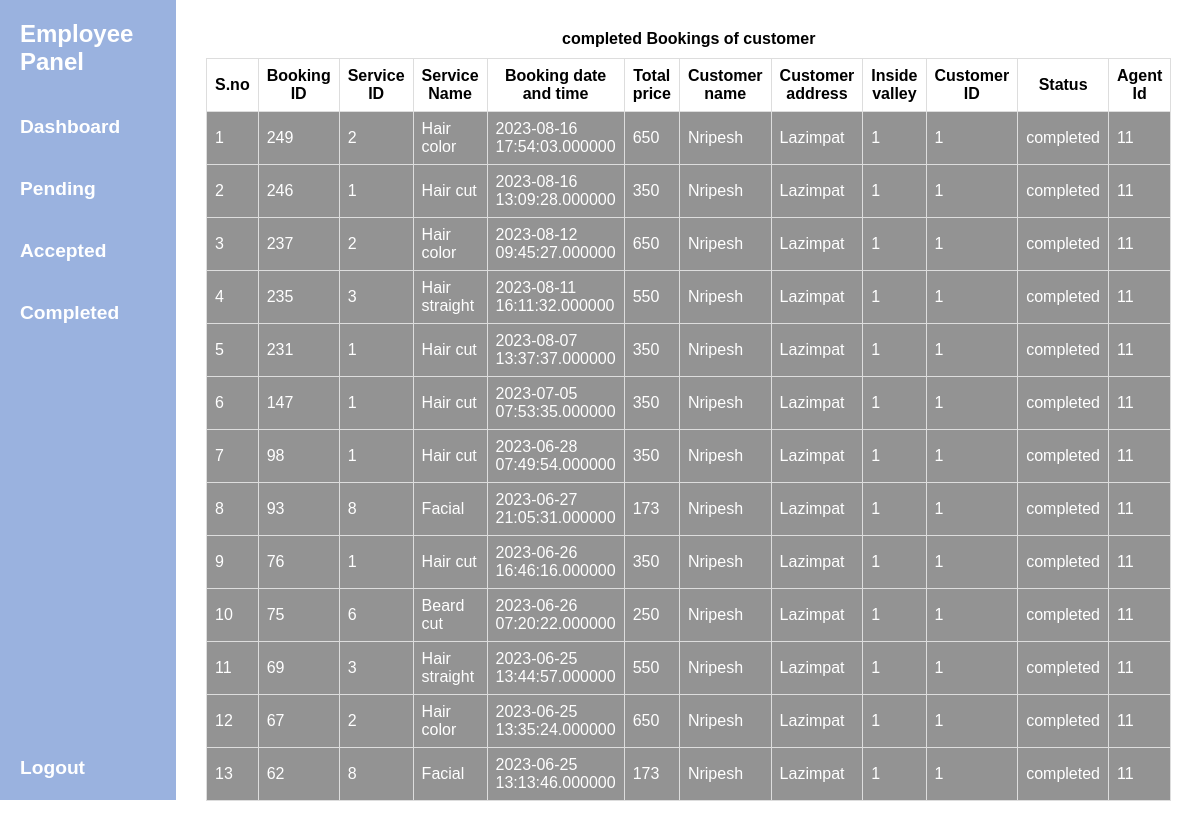
The page /employee/e_completed.php (signed in) on the database its author committed.
### tables this page shows
CREATE TABLE `booking_test` (
  `b_id` int(11) NOT NULL,
  `s_id` int(11) DEFAULT NULL,
  `s_name` varchar(20) DEFAULT NULL,
  `booking_date` datetime(6) DEFAULT NULL,
  `t_price` int(11) NOT NULL,
  `c_name` varchar(20) DEFAULT NULL,
  `c_adddress` varchar(50) DEFAULT NULL,
  `c_insidevalley` smallint(6) DEFAULT NULL,
  `id` int(11) DEFAULT NULL,
  `status` enum('Accepted','rejected','pending','completed') NOT NULL DEFAULT 'pending',
  `a_Id` int(11) DEFAULT 0
);

### employee/e_completed.php (the view, shortened to what this page needs)
<?php
include '../dbconfig.php';
$email = $_SESSION['email'];
$agentQuery = "SELECT * FROM agent_register where Email= '$email'";
$agentResult = mysqli_query($connect, $agentQuery);
$a_row = mysqli_fetch_assoc($agentResult);
$a_Id = $a_row['a_Id'];
?>
<!DOCTYPE html>
<html lang="en">
<head>
</head>
<body>
    <div class="wrapper">
        <div class="sidebar" style="position:sticky;">
            <?php include '../Component/e_sidebar.php'; ?>
        </div>
        <div class="content">
            <table>
                <caption>completed Bookings of customer
                </caption>
                <tr>
                    <th>S.no</th>
                    <th>Booking ID</th>
                    <th>Service ID</th>
                    <th>Service Name</th>
                    <th>Booking date and time</th>
                    <th>Total price</th>
                    <th>Customer name</th>
                    <th>Customer address</th>
                    <th>Inside valley</th>
                    <th>Customer ID</th>
                    <th>Status</th>
                    <th>Agent Id</th>
                </tr>
                <?php
                $bookingQuery2 = "SELECT * FROM booking_test where status='completed' AND a_Id=$a_Id ORDER BY booking_date DESC";
                $bookingResult2 = mysqli_query($connect, $bookingQuery2);
                $i = 1;
                while ($row2 = mysqli_fetch_assoc($bookingResult2)) {
                    ?>
                    <tr>
                        <td>
                            <?php echo $i; ?>
                        </td>
                        <td>
                            <?php echo $row2['b_id']; ?>
                        </td>
                        <td>
                            <?php echo $row2['s_id']; ?>
                        </td>
                        <td>
                            <?php echo $row2['s_name']; ?>
                        </td>
                        <td>
                            <?php echo $row2['booking_date']; ?>
                        </td>
                        <td>
                            <?php echo $row2['t_price']; ?>
                        </td>
                        <td>
                            <?php echo $row2['c_name']; ?>
                        </td>
                        <td>
                            <?php echo $row2['c_adddress']; ?>
                        </td>
                        <td>
                            <?php echo $row2['c_insidevalley']; ?>
                        </td>
                        <td>
                            <?php echo $row2['id']; ?>
                        </td>
                        <td>
                            <?php echo $row2['status']; ?>
                        </td>
                        <td>
                            <?php echo $row2['a_Id']; ?>
                        </td>
                    </tr>
                    <?php
                    $i++;
                } ?>
            </table>
        </div>
    </div>
</body>
</html>

### Css/e_sidebar.css (style rules this page uses)
* { font-family: "Trebuchet MS", "Lucida Sans Unicode", "Lucida Grande", "Lucida Sans", Arial, sans-serif; }
* { margin: 0%; padding: 0%; }
body { background: url('../images/bgimage3.jpg'); background-size:cover; }
.sidebar { grid-area: sidebar; background-color: #9ab2df; height: 100vh; width: 11rem; position: sticky; }

### employee/e_completed.php (style rules this page uses)
.wrapper { display: flex; }
.sidebar { width: 0%; background-color: #f1f1f1; padding: 0px; position: sticky; top:0; }
.content { width: 80%; padding: 30px; }
table { width: 100%; border-collapse: collapse; }
table th, table td { border: 1px solid #ddd; padding: 8px; background-color: white; }
table td { color: #fff; background-color: rgba(0, 0, 0, 0.423); }
table caption { font-weight: bold; margin-bottom: 10px; }
body { background: url('../images/bgimage3.jpg'); background-size: cover; }

### rows shown on the page
booking_test: b_id "249", s "2", s_name "Hair color", booking_date "2023-08-16 17:54:03.000000", t_price "650", c_name "Nripesh", c_adddress "Lazimpat", c_insidevalley "1", id "1", status "completed", a_Id "11"
booking_test: b_id "246", s "1", s_name "Hair cut", booking_date "2023-08-16 13:09:28.000000", t_price "350", c_name "Nripesh", c_adddress "Lazimpat", c_insidevalley "1", id "1", status "completed", a_Id "11"
booking_test: b_id "237", s "2", s_name "Hair color", booking_date "2023-08-12 09:45:27.000000", t_price "650", c_name "Nripesh", c_adddress "Lazimpat", c_insidevalley "1", id "1", status "completed", a_Id "11"
booking_test: b_id "235", s "3", s_name "Hair straight", booking_date "2023-08-11 16:11:32.000000", t_price "550", c_name "Nripesh", c_adddress "Lazimpat", c_insidevalley "1", id "1", status "completed", a_Id "11"
booking_test: b_id "231", s "1", s_name "Hair cut", booking_date "2023-08-07 13:37:37.000000", t_price "350", c_name "Nripesh", c_adddress "Lazimpat", c_insidevalley "1", id "1", status "completed", a_Id "11"
booking_test: b_id "147", s "1", s_name "Hair cut", booking_date "2023-07-05 07:53:35.000000", t_price "350", c_name "Nripesh", c_adddress "Lazimpat", c_insidevalley "1", id "1", status "completed", a_Id "11"
booking_test: b_id "98", s "1", s_name "Hair cut", booking_date "2023-06-28 07:49:54.000000", t_price "350", c_name "Nripesh", c_adddress "Lazimpat", c_insidevalley "1", id "1", status "completed", a_Id "11"
booking_test: b_id "93", s "8", s_name "Facial", booking_date "2023-06-27 21:05:31.000000", t_price "173", c_name "Nripesh", c_adddress "Lazimpat", c_insidevalley "1", id "1", status "completed", a_Id "11"
booking_test: b_id "76", s "1", s_name "Hair cut", booking_date "2023-06-26 16:46:16.000000", t_price "350", c_name "Nripesh", c_adddress "Lazimpat", c_insidevalley "1", id "1", status "completed", a_Id "11"
booking_test: b_id "75", s "6", s_name "Beard cut", booking_date "2023-06-26 07:20:22.000000", t_price "250", c_name "Nripesh", c_adddress "Lazimpat", c_insidevalley "1", id "1", status "completed", a_Id "11"
booking_test: b_id "69", s "3", s_name "Hair straight", booking_date "2023-06-25 13:44:57.000000", t_price "550", c_name "Nripesh", c_adddress "Lazimpat", c_insidevalley "1", id "1", status "completed", a_Id "11"
booking_test: b_id "67", s "2", s_name "Hair color", booking_date "2023-06-25 13:35:24.000000", t_price "650", c_name "Nripesh", c_adddress "Lazimpat", c_insidevalley "1", id "1", status "completed", a_Id "11"
booking_test: b_id "62", s "8", s_name "Facial", booking_date "2023-06-25 13:13:46.000000", t_price "173", c_name "Nripesh", c_adddress "Lazimpat", c_insidevalley "1", id "1", status "completed", a_Id "11"
